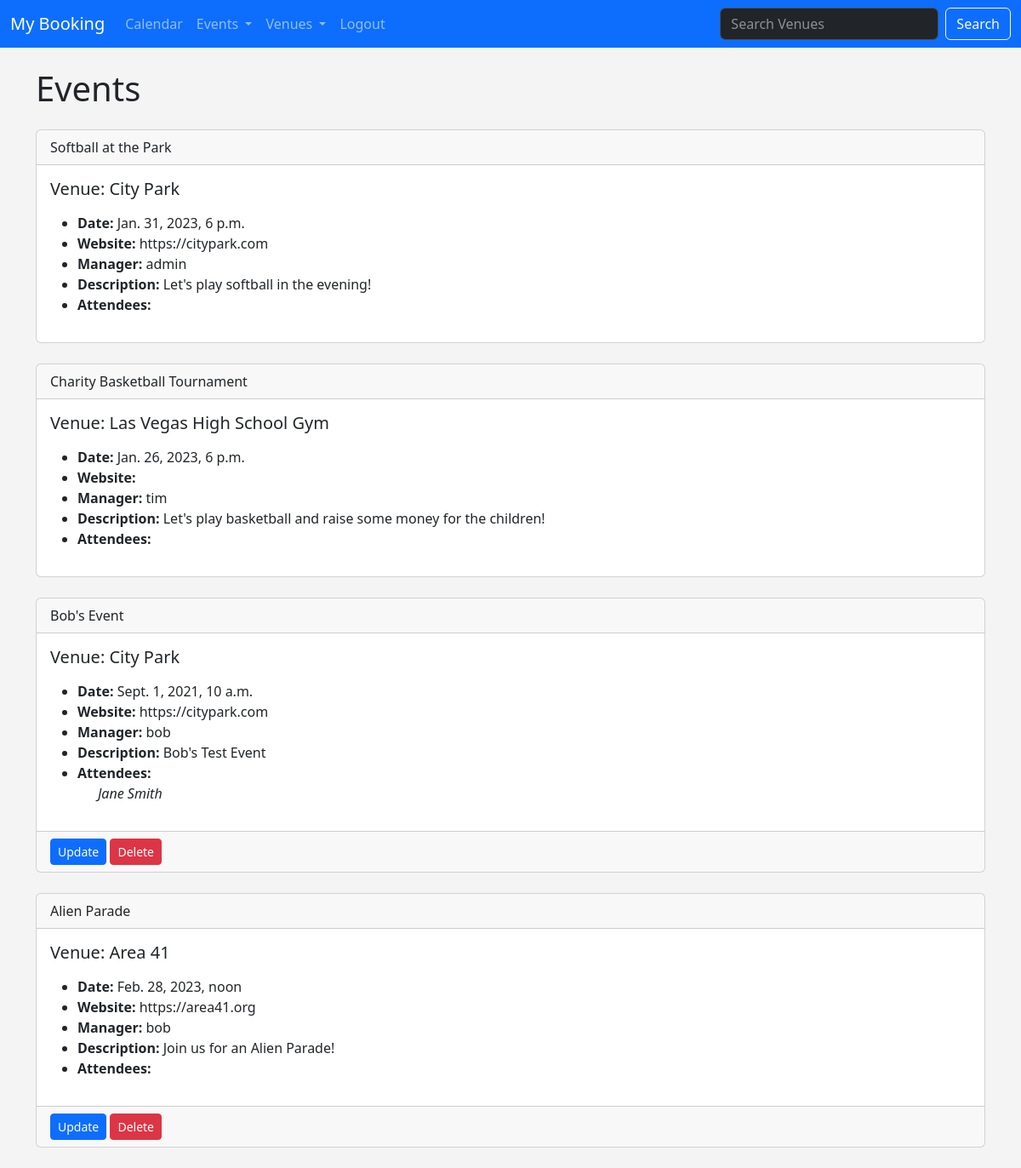
The app's page /list_events (signed in) with its own data.
### events/models.py (models this page shows)
class Event(models.Model):
	name = models.CharField('Event Name', max_length=120)
	event_date = models.DateTimeField('Event Date')
	venue = models.ForeignKey(Venue, blank=True, null=True, on_delete=models.CASCADE)
	manager = models.ForeignKey(User, blank=True, null=True, on_delete=models.SET_NULL)
	description = models.TextField(blank=True)
	attendees = models.ManyToManyField(MyBookingUser, blank=True)
	def __str__(self):
		return self.name;

class Venue(models.Model):
	name = models.CharField('Venue Name', max_length=120)
	address = models.CharField(max_length=300)
	zip_code = models.CharField('Zip Code', max_length=15)
	phone = models.CharField('Contact Phone', max_length=25, blank=True)
	web = models.URLField('Website Address', blank=True)
	email_address = models.EmailField('Email Address', blank=True)
	owner = models.IntegerField('Venue Owner', blank=False, default=1)
	def __str__(self):
		return self.name;

class MyBookingUser(models.Model):
	first_name = models.CharField(max_length=30)
	last_name = models.CharField(max_length=30)
	email = models.EmailField('User Email')
	def __str__(self):
		return self.first_name + ' ' + self.last_name;

### events/views.py (the view)
# urls.py: path('list_events', views.list_events, name='event-list'),
def list_events(request):
	event_list = Event.objects.all().order_by('-name','venue')
	return render(request,
		'events/event_list.html', {
			'event_list': event_list
		}
	)

### events/templates/events/event_list.html
{% extends 'events/layout.html' %}
{% block content %}
	<h1>Events</h1>
	{% for event in event_list %}
		<div class="card mt-4 mb-4">
			<div class="card-header">
				{{ event }}
			</div>
			<div class="card-body">
				<h5 class="card-title">Venue: {{ event.venue }}</h5>
				<p class="card-text">
					<ul>
						<li><strong>Date:</strong> {{ event.event_date }}</li>
						<li><strong>Website:</strong> {{ event.venue.web }}</li>
						<li><strong>Manager:</strong> {{ event.manager }}</li>
						<li><strong>Description:</strong> {{ event.description }}</li>
						<li>
							<strong>Attendees:</strong>
							{% for user in event.attendees.all %}
								<div class="ms-4"><em>{{ user }}</em></div>
							{% endfor %}
						</li>
					</ul>
				</p>
			</div>
			{% if user.is_authenticated %}
				{% if user == event.manager or user.is_superuser %}
					<div class="card-footer text-muted">
						<a href="{% url 'event-update' event.id %}" class="btn btn-primary btn-sm">Update</a>
						<a href="{% url 'event-delete' event.id %}" class="btn btn-danger btn-sm">Delete</a>
					</div>
				{% endif %}
			{% endif %}
		</div>
	{% endfor %}
{% endblock %}

### static/global.css (style rules this page uses)
body { background: #f4f4f4; }

### records on screen
Event: name "Softball at the Park", venue "City Park", event_date "Jan. 31, 2023, 6 p.m.", venue.web "https://citypark.com", manager "admin", description "Let's play softball in the evening!"
Event: name "Charity Basketball Tournament", venue "Las Vegas High School Gym", event_date "Jan. 26, 2023, 6 p.m.", manager "tim", description "Let's play basketball and raise some money for the children!"
Event: name "Bob's Event", venue "City Park", event_date "Sept. 1, 2021, 10 a.m.", venue.web "https://citypark.com", manager "bob", description "Bob's Test Event", shows "Update"
MyBookingUser: first_name+last_name "Jane Smith"
Event: name "Alien Parade", venue "Area 41", event_date "Feb. 28, 2023, noon", venue.web "https://area41.org", manager "bob", description "Join us for an Alien Parade!", shows "Update"
